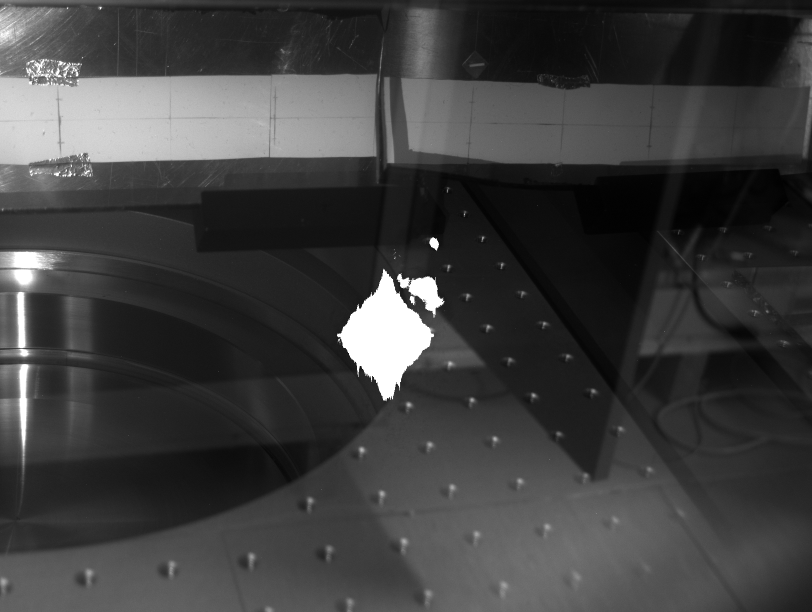
%> input picture MATLAB/OldToys/MPP_Talk_20160719/LowE_Calib.png, 1624 x 1224 px (shown at 1/2 size); the run also reads 3 pictures not shown here
$ octave Initialization_20160719.m   (GNU Octave 9; MATLAB toolbox functions it lacks are replaced by stand-ins)
%> lines starting %> are read from the running program, lines starting %| are printed output that depends on the picture
%
%
%
%
%
%% imaging calibration of LowE
ROI = load('LowE_ROI.txt');

I_clb = imread('LowE_Calib.png');
%> I_clb is the input picture: size 1224x1624 uint16; min 3152, max 65520, mean 18560.8
I = I_clb(ROI(2):ROI(4),ROI(1):ROI(3));
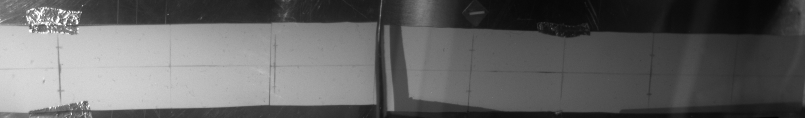
%> I: size 236x1610 uint16 (shown at 1/2 size); min 3968, max 65520, mean 28193.1; drawn with min black and max white
figure(1),imshow(I,[1,1e5]);
%> after `imshow(I,[1,1e5])`:
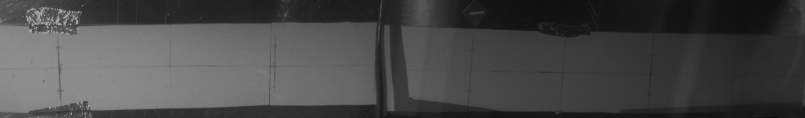
%> displayed picture: size 236x1610, on the screen's scale of 0 to 255 (shown at 1/2 size); min 10, max 167, mean 71.9
%%
PosPz = [119, 342, 550, 753, 944, 1129, 1305, 1470]; % pixel in picture
PosZ = [30, 35, 40, 45, 50, 55, 60, 65 ]; % cm distacne to spec entrance

PosPx = [55, 214];
PosTri = [917, 1, 976, 33];
P = polyfit(PosPz, PosZ, 1);
CLB_Im = @(x) P(1)*x + P(2);

% [4 lines of commented-out code are left out]


%% energy calibration of LowE
Temp = load('LANEX_Calibration_20160714.txt');
LX_En = Temp(:,1)*1e-6; % convert eV to MeV
LX_Z = Temp(:,2)*100; % convert m to cm on lanex
clear('Temp');
%figure(3),plot(LX_En,LX_Z);
CLB_En = @(x) interp1(LX_Z, LX_En, CLB_Im(x));

%% incidence angle correction
hight = -14; % relative hight of LANEX to beam axis
CLB_An = @(x) -pi/2 - 2* atan(CLB_Im(x)/hight);
%%
A_Px = 1:ROI(3)-ROI(1);
A_En = CLB_En(A_Px);
d_En = A_En-[CLB_En(0),A_En(1:end-1)];
A_An = CLB_An(A_Px);
A_X  = linspace(-20,20,PosPx(2)-PosPx(1)+1);
figure(4),plot(A_Px,A_En,'-black');
title('energy calibration')
xlabel('position in picture (px)');
ylabel('energy (MeV)');
axis tight
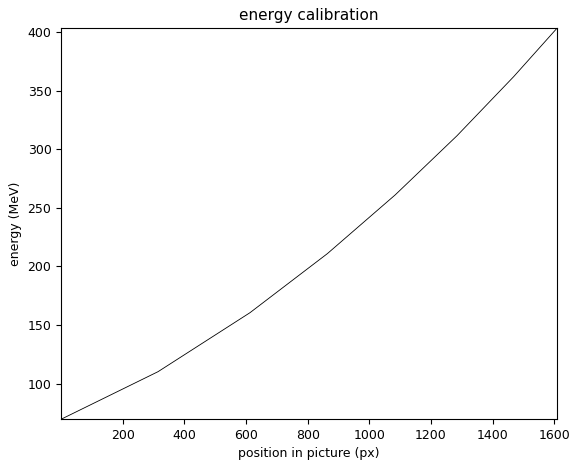
%> figure redrawn from the program's plot data; curve peaks at x = 1609, y = 403.3
figure(5),plot(A_Px,cos(A_An))
title('incidence angle')
xlabel('position in picture (px)');
ylabel('cos \theta_{in}');
axis tight
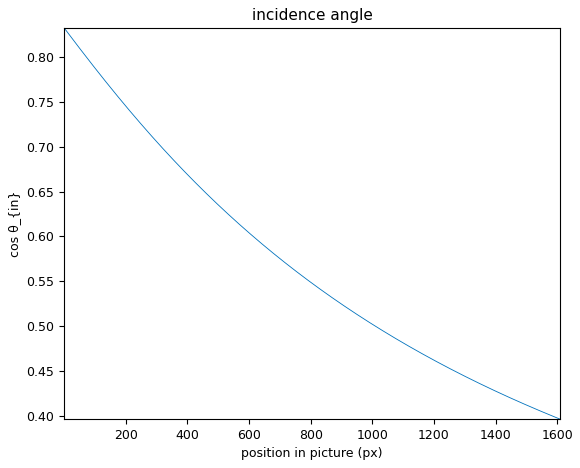
%> figure redrawn from the program's plot data; curve peaks at x = 1, y = 0.832

%% load background
I_bkg1 = double(imread('20160714_000_0001_eSpecLowE.png'));
%> I_bkg1: size 235x1609 double; min 0, max 17280, mean 36.9; mean of the top-left, top-right, bottom-left and bottom-right quarters 29.2, 48, 29.7, 40.9
I_bkg2 = double(imread('20160714_000_0002_eSpecLowE.png'));
%> I_bkg2: size 235x1609 double; min 0, max 17120, mean 36.2; mean of the top-left, top-right, bottom-left and bottom-right quarters 28.1, 46.5, 29.5, 40.4
I_bkg3 = double(imread('20160714_000_0003_eSpecLowE.png'));
%> I_bkg3: size 235x1609 double; min 0, max 17168, mean 37.4; mean of the top-left, top-right, bottom-left and bottom-right quarters 29.2, 48.3, 30.6, 41.5
I_bkg = (I_bkg1 + I_bkg2 + I_bkg3)/3;
figure,imagesc(uint16(I_bkg),[1,5000])
title('bakground')
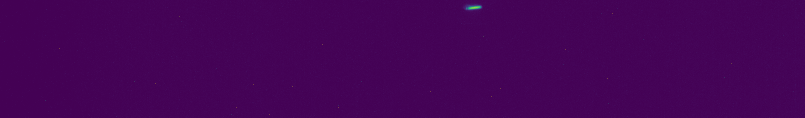
%> displayed picture: size 235x1609x3, on the screen's scale of 0 to 255 (shown at 1/2 size); mean R, G, B 68.5, 2.9, 86.2
